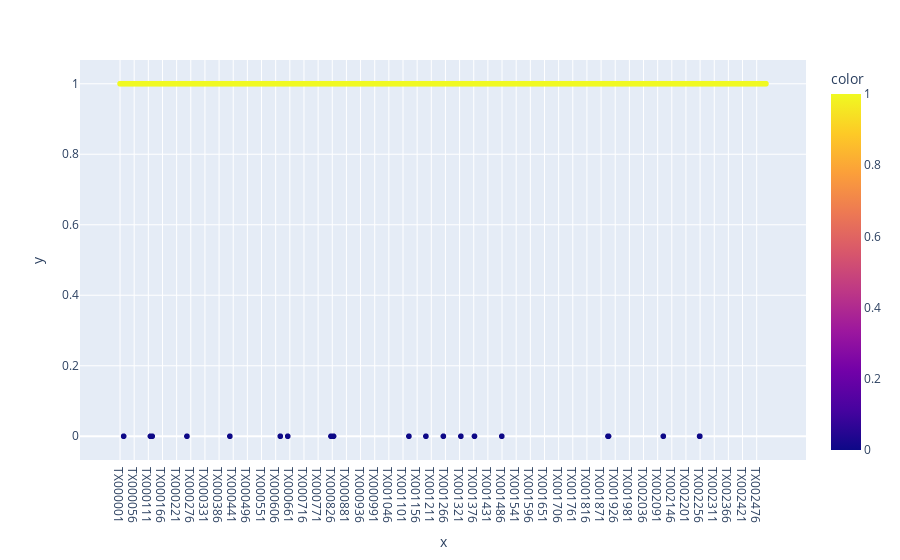

This figure's notebook cell:
### Code cell
px.scatter(x=data['TransactionID'],y=data['Cluster'], color=rotulos)

### Figure 1 — Plotly figure (JSON) as saved in the notebook; plotly's stock layout.template omitted (floating-point values rounded to 4 significant figures; data arrays with more than 128 entries replaced by an {"elided": "..."} marker saying what was removed)
{"data": [{"hovertemplate": "x=%{x}<br>y=%{y}<br>color=%{marker.color}<extra></extra>", "legendgroup": "", "marker": {"color": {"elided": "2512 int values"}, "coloraxis": "coloraxis", "symbol": "circle"}, "mode": "markers", "name": "", "showlegend": false, "type": "scattergl", "x": {"elided": "2512 str values"}, "xaxis": "x", "y": {"elided": "2512 int values"}, "yaxis": "y"}], "layout": {"coloraxis": {"colorbar": {"title": {"text": "color"}}, "colorscale": [[0, "#0d0887"], [0.1111, "#46039f"], [0.2222, "#7201a8"], [0.3333, "#9c179e"], [0.4444, "#bd3786"], [0.5556, "#d8576b"], [0.6667, "#ed7953"], [0.7778, "#fb9f3a"], [0.8889, "#fdca26"], [1, "#f0f921"]]}, "legend": {"tracegroupgap": 0}, "margin": {"t": 60}, "xaxis": {"anchor": "y", "domain": [0, 1], "title": {"text": "x"}}, "yaxis": {"anchor": "x", "domain": [0, 1], "title": {"text": "y"}}}}
